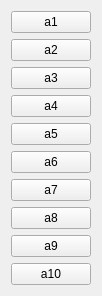
   <widget class="QWidget" name="layoutWidget">
    <property name="geometry">
     <rect>
      <x>740</x>
      <y>120</y>
      <width>77</width>
      <height>286</height>
     </rect>
    </property>
    <layout class="QVBoxLayout" name="GroupA1">
     <item>
      <widget class="QPushButton" name="pb1">
       <property name="text">
        <string>a1</string>
       </property>
      </widget>
     </item>
     <item>
      <widget class="QPushButton" name="pb2">
       <property name="text">
        <string>a2</string>
       </property>
      </widget>
     </item>
     <item>
      <widget class="QPushButton" name="pb3">
       <property name="text">
        <string>a3</string>
       </property>
      </widget>
     </item>
     <item>
      <widget class="QPushButton" name="pb4">
       <property name="text">
        <string>a4</string>
       </property>
      </widget>
     </item>
     <item>
      <widget class="QPushButton" name="pb5">
       <property name="text">
        <string>a5</string>
       </property>
      </widget>
     </item>
     <item>
      <widget class="QPushButton" name="pb6">
       <property name="text">
        <string>a6</string>
       </property>
      </widget>
     </item>
     <item>
      <widget class="QPushButton" name="pb7">
       <property name="text">
        <string>a7</string>
       </property>
      </widget>
     </item>
     <item>
      <widget class="QPushButton" name="pb8">
       <property name="text">
        <string>a8</string>
       </property>
      </widget>
     </item>
     <item>
      <widget class="QPushButton" name="pb9">
       <property name="text">
        <string>a9</string>
       </property>
      </widget>
     </item>
     <item>
      <widget class="QPushButton" name="pb10">
       <property name="text">
        <string>a10</string>
       </property>
      </widget>
     </item>
    </layout>
   </widget>
